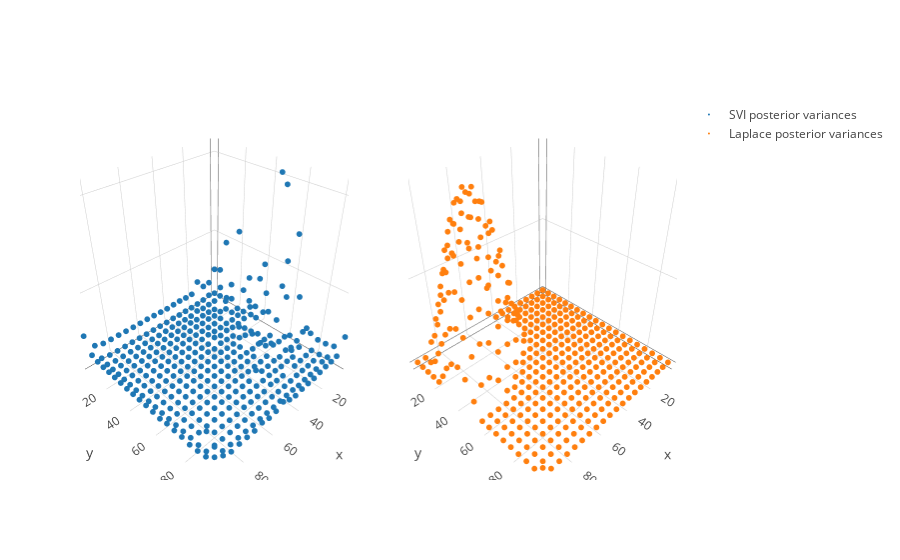

The notebook cell this image was saved under:
### Markdown cell above
To get the predictive variances, we do the following. For the SVI method, we already have them calculated. We use covariance estimation with Gaussian perturbations for the Laplace method, where the parameter indicates the number of samples to estimate based on.

### Code cell
svi_variances = np.exp(inf_svi.q_S)
lp_variances = inf_lp.variance(50)

var_svi = go.Scatter3d(x = X[:,0], y = X[:,1], z=svi_variances, mode = 'markers', marker=dict(size = 2,), name = 'SVI posterior variances')
var_lp = go.Scatter3d(x = X[:,0], y = X[:,1], z=lp_variances, mode = 'markers', marker=dict(size = 2,), name = 'Laplace posterior variances')
fig = tools.make_subplots(rows=1, cols=2, specs=[[{'is_3d': True}, {'is_3d': True}]])
fig.append_trace(var_svi, 1, 1)
fig.append_trace(var_lp, 1, 2)
iplot(fig)

### Figure 1 — Plotly figure (JSON) as saved in the notebook; plotly's stock layout.template omitted (floating-point values rounded to 4 significant figures; data arrays with more than 128 entries replaced by an {"elided": "..."} marker saying what was removed)
{"data": [{"marker": {"size": 2}, "mode": "markers", "name": "SVI posterior variances", "scene": "scene1", "type": "scatter3d", "x": {"elided": "400 int values"}, "y": {"elided": "400 int values"}, "z": {"elided": "400 float values"}}, {"marker": {"size": 2}, "mode": "markers", "name": "Laplace posterior variances", "scene": "scene2", "type": "scatter3d", "x": {"elided": "400 int values"}, "y": {"elided": "400 int values"}, "z": {"elided": "400 float values"}}], "layout": {"scene1": {"domain": {"x": [0, 0.45], "y": [0, 1]}}, "scene2": {"domain": {"x": [0.55, 1], "y": [0, 1]}}}}
